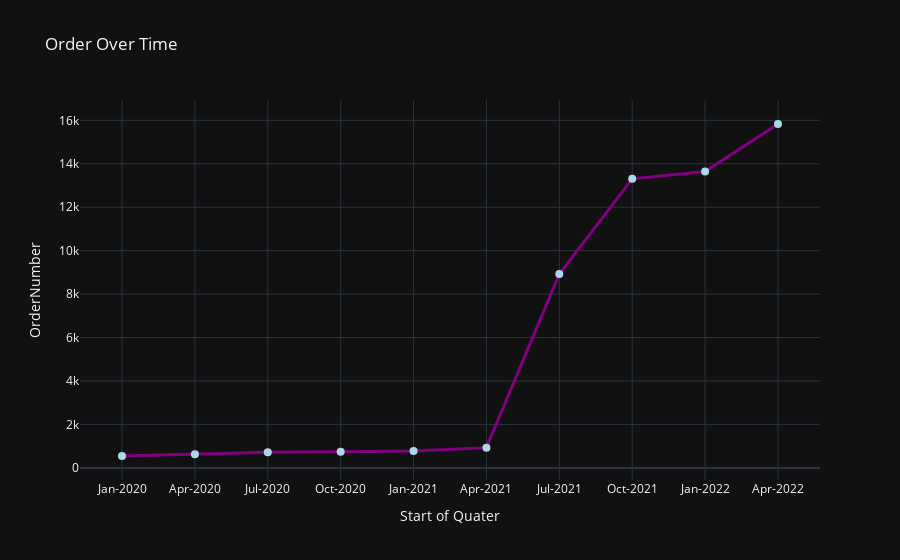

The cell this chart's notebook holds for it:
### Code cell
fig = px.line(data_frame = reset_all_data_orders, x = reset_all_data_orders["Start of Quater"], y = reset_all_data_orders["OrderNumber"],
                   title = "Order Over Time", template = "plotly_dark", markers = True)
fig.update_traces(line=dict(width=3, color = "purple"))  
fig.update_traces(marker=dict(size=8, color = "lightblue")) 
fig.show()

### Figure 1 — Plotly figure (JSON) as saved in the notebook; plotly's stock layout.template omitted (floating-point values rounded to 4 significant figures)
{"data": [{"hovertemplate": "Start of Quater=%{x}<br>OrderNumber=%{y}<extra></extra>", "legendgroup": "", "line": {"color": "purple", "dash": "solid", "width": 3}, "marker": {"color": "lightblue", "size": 8, "symbol": "circle"}, "mode": "lines+markers", "name": "", "orientation": "v", "showlegend": false, "type": "scatter", "x": ["Jan-2020", "Apr-2020", "Jul-2020", "Oct-2020", "Jan-2021", "Apr-2021", "Jul-2021", "Oct-2021", "Jan-2022", "Apr-2022"], "xaxis": "x", "y": [547, 622, 721, 740, 775, 931, 8923, 13306, 13649, 15832], "yaxis": "y"}], "layout": {"autosize": true, "legend": {"tracegroupgap": 0}, "title": {"text": "Order Over Time"}, "xaxis": {"anchor": "y", "autorange": true, "domain": [0, 1], "range": [-0.5598, 9.56], "title": {"text": "Start of Quater"}, "type": "category"}, "yaxis": {"anchor": "x", "autorange": true, "domain": [0, 1], "range": [-860.8, 17240.0], "title": {"text": "OrderNumber"}, "type": "linear"}}}
